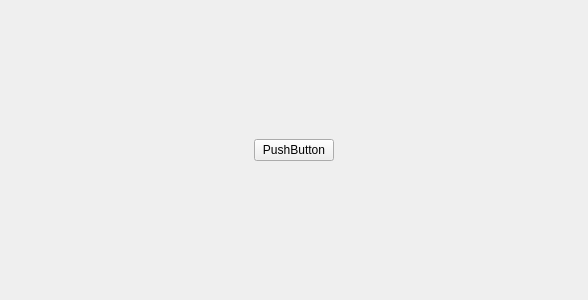
<?xml version="1.0" encoding="UTF-8"?>
<ui version="4.0">
 <class>ButtonGroup</class>
 <widget class="QWidget" name="ButtonGroup">
  <property name="geometry">
   <rect>
    <x>0</x>
    <y>0</y>
    <width>588</width>
    <height>300</height>
   </rect>
  </property>
  <property name="windowTitle">
   <string>Form</string>
  </property>
  <layout class="QHBoxLayout" name="horizontalLayout">
   <property name="spacing">
    <number>0</number>
   </property>
   <property name="leftMargin">
    <number>0</number>
   </property>
   <property name="topMargin">
    <number>0</number>
   </property>
   <property name="rightMargin">
    <number>0</number>
   </property>
   <property name="bottomMargin">
    <number>0</number>
   </property>
   <item>
    <widget class="QStackedWidget" name="stackedWidget">
     <widget class="QWidget" name="startPage">
      <layout class="QHBoxLayout" name="horizontalLayout_2">
       <item>
        <spacer name="horizontalSpacer">
         <property name="orientation">
          <enum>Qt::Horizontal</enum>
         </property>
         <property name="sizeHint" stdset="0">
          <size>
           <width>209</width>
           <height>20</height>
          </size>
         </property>
        </spacer>
       </item>
       <item>
        <widget class="MyButton" name="start">
         <property name="text">
          <string>PushButton</string>
         </property>
        </widget>
       </item>
       <item>
        <spacer name="horizontalSpacer_2">
         <property name="orientation">
          <enum>Qt::Horizontal</enum>
         </property>
         <property name="sizeHint" stdset="0">
          <size>
           <width>209</width>
           <height>20</height>
          </size>
         </property>
        </spacer>
       </item>
      </layout>
     </widget>
     <widget class="QWidget" name="nullPage"/>
     <widget class="QWidget" name="callLordPage">
      <layout class="QHBoxLayout" name="horizontalLayout_5">
       <item>
        <widget class="MyButton" name="giveup">
         <property name="text">
          <string>PushButton</string>
         </property>
        </widget>
       </item>
       <item>
        <spacer name="horizontalSpacer_10">
         <property name="orientation">
          <enum>Qt::Horizontal</enum>
         </property>
         <property name="sizeType">
          <enum>QSizePolicy::Fixed</enum>
         </property>
         <property name="sizeHint" stdset="0">
          <size>
           <width>40</width>
           <height>10</height>
          </size>
         </property>
        </spacer>
       </item>
       <item>
        <widget class="MyButton" name="oneScore">
         <property name="text">
          <string>PushButton</string>
         </property>
        </widget>
       </item>
       <item>
        <spacer name="horizontalSpacer_11">
         <property name="orientation">
          <enum>Qt::Horizontal</enum>
         </property>
         <property name="sizeType">
          <enum>QSizePolicy::Fixed</enum>
         </property>
         <property name="sizeHint" stdset="0">
          <size>
           <width>40</width>
           <height>10</height>
          </size>
         </property>
        </spacer>
       </item>
       <item>
        <widget class="MyButton" name="twoScore">
         <property name="text">
          <string>PushButton</string>
         </property>
        </widget>
       </item>
       <item>
        <spacer name="horizontalSpacer_12">
         <property name="orientation">
          <enum>Qt::Horizontal</enum>
         </property>
         <property name="sizeType">
          <enum>QSizePolicy::Fixed</enum>
         </property>
         <property name="sizeHint" stdset="0">
          <size>
           <width>40</width>
           <height>10</height>
          </size>
         </property>
        </spacer>
       </item>
       <item>
        <widget class="MyButton" name="threeScore">
         <property name="text">
          <string>PushButton</string>
         </property>
        </widget>
       </item>
      </layout>
     </widget>
     <widget class="QWidget" name="PassOrPlayPage">
      <layout class="QHBoxLayout" name="horizontalLayout_4">
       <item>
        <spacer name="horizontalSpacer_5">
         <property name="orientation">
          <enum>Qt::Horizontal</enum>
         </property>
         <property name="sizeHint" stdset="0">
          <size>
           <width>135</width>
           <height>20</height>
          </size>
         </property>
        </spacer>
       </item>
       <item>
        <widget class="MyButton" name="pass">
         <property name="text">
          <string>PushButton</string>
         </property>
        </widget>
       </item>
       <item>
        <spacer name="horizontalSpacer_7">
         <property name="orientation">
          <enum>Qt::Horizontal</enum>
         </property>
         <property name="sizeType">
          <enum>QSizePolicy::Fixed</enum>
         </property>
         <property name="sizeHint" stdset="0">
          <size>
           <width>40</width>
           <height>15</height>
          </size>
         </property>
        </spacer>
       </item>
       <item>
        <widget class="MyButton" name="playCard1">
         <property name="text">
          <string>PushButton</string>
         </property>
        </widget>
       </item>
       <item>
        <spacer name="horizontalSpacer_6">
         <property name="orientation">
          <enum>Qt::Horizontal</enum>
         </property>
         <property name="sizeHint" stdset="0">
          <size>
           <width>134</width>
           <height>20</height>
          </size>
         </property>
        </spacer>
       </item>
      </layout>
     </widget>
     <widget class="QWidget" name="playCardPage">
      <layout class="QHBoxLayout" name="horizontalLayout_3">
       <item>
        <spacer name="horizontalSpacer_3">
         <property name="orientation">
          <enum>Qt::Horizontal</enum>
         </property>
         <property name="sizeHint" stdset="0">
          <size>
           <width>209</width>
           <height>20</height>
          </size>
         </property>
        </spacer>
       </item>
       <item>
        <widget class="MyButton" name="playCard">
         <property name="text">
          <string>PushButton</string>
         </property>
        </widget>
       </item>
       <item>
        <spacer name="horizontalSpacer_4">
         <property name="orientation">
          <enum>Qt::Horizontal</enum>
         </property>
         <property name="sizeHint" stdset="0">
          <size>
           <width>209</width>
           <height>20</height>
          </size>
         </property>
        </spacer>
       </item>
      </layout>
     </widget>
    </widget>
   </item>
  </layout>
 </widget>
 <customwidgets>
  <customwidget>
   <class>MyButton</class>
   <extends>QPushButton</extends>
   <header>mybutton.h</header>
  </customwidget>
 </customwidgets>
 <resources/>
 <connections/>
</ui>
